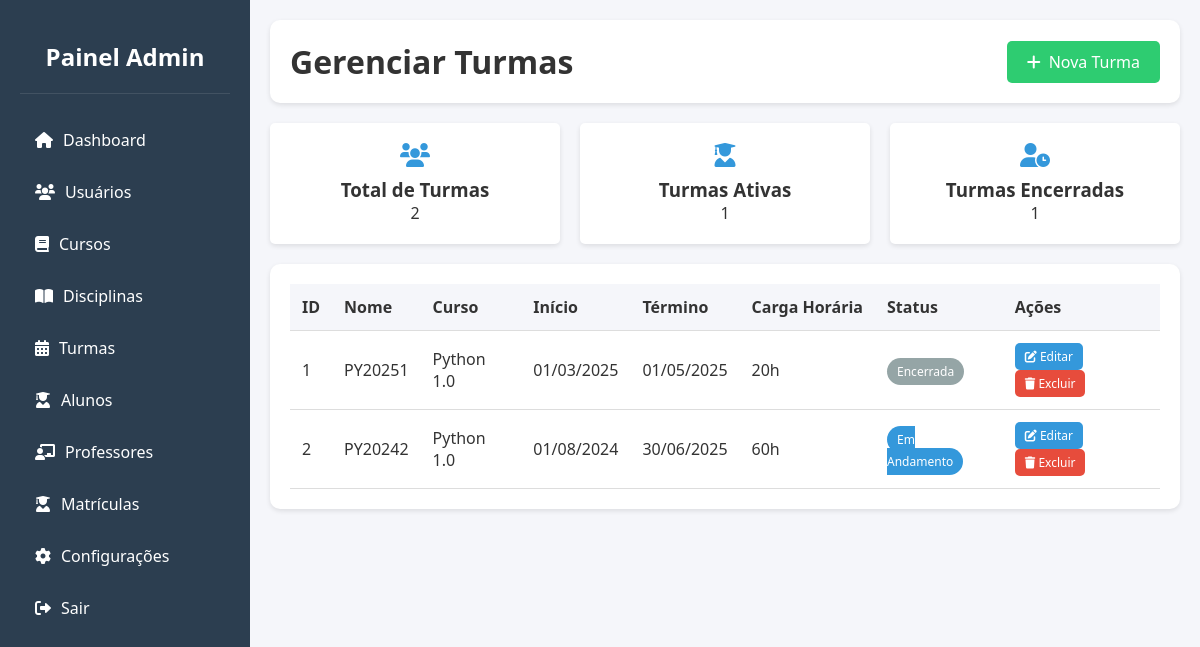
The page /dashboard/turmas/index.php (signed in) on the database its author committed.
### tables this page shows
CREATE TABLE `turma` (
  `id` int(11) NOT NULL,
  `nome` varchar(128) DEFAULT NULL,
  `data_inicio` timestamp NOT NULL DEFAULT current_timestamp(),
  `data_final` timestamp NOT NULL DEFAULT current_timestamp(),
  `carga_horaria` int(11) DEFAULT NULL,
  `id_curso` int(11) DEFAULT NULL
);

CREATE TABLE `curso` (
  `id` int(11) NOT NULL,
  `nome` varchar(128) DEFAULT NULL,
  `unidade` varchar(128) DEFAULT NULL,
  `duracao` varchar(16) DEFAULT NULL,
  `status` tinyint(1) DEFAULT 1,
  `data_criacao` timestamp NOT NULL DEFAULT current_timestamp(),
  `ultima_atualizacao` timestamp NOT NULL DEFAULT current_timestamp() ON UPDATE current_timestamp()
);

### dashboard/turmas/index.php (the view, shortened to what this page needs)
<?php
include '../assets/layouts/verify.php';
$query_turmas = "SELECT t.*, c.nome as nome_curso FROM TURMA t
                 LEFT JOIN CURSO c ON t.id_curso = c.id
                 ORDER BY t.data_inicio DESC";
$result_turmas = $conn->query($query_turmas);
$total_turmas = $result_turmas->num_rows;
$turmas_ativas = $conn->query("SELECT COUNT(*) as count FROM TURMA WHERE data_final > NOW()")->fetch_assoc()['count'];
$turmas_encerradas = $total_turmas - $turmas_ativas;
?>
<!DOCTYPE html>
<html lang="pt-BR">
<head>
    <link rel="stylesheet" href="https://cdnjs.cloudflare.com/ajax/libs/font-awesome/6.0.0/css/all.min.css">
    <link rel="stylesheet" href="../assets/css/style.css">
</head>
<body>
    <div class="dashboard">
        <?php include '../assets/layouts/sidebar.php'; ?>
        <div class="main-content">
            <div class="header">
                <h1>Gerenciar Turmas</h1>
                <a href="novo" class="btn-new">
                    <i class="fas fa-plus"></i> Nova Turma
                </a>
            </div>
            <div class="stats">
                <div class="stat-card">
                    <i class="fas fa-users"></i>
                    <h3>Total de Turmas</h3>
                    <p><?php echo $total_turmas; ?></p>
                </div>
                <div class="stat-card">
                    <i class="fas fa-user-graduate"></i>
                    <h3>Turmas Ativas</h3>
                    <p><?php echo $turmas_ativas; ?></p>
                </div>
                <div class="stat-card">
                    <i class="fas fa-user-clock"></i>
                    <h3>Turmas Encerradas</h3>
                    <p><?php echo $turmas_encerradas; ?></p>
                </div>
            </div>
            <div class="table-container">
                <table>
                    <thead>
                        <tr>
                            <th>ID</th>
                            <th>Nome</th>
                            <th>Curso</th>
                            <th>Início</th>
                            <th>Término</th>
                            <th>Carga Horária</th>
                            <th>Status</th>
                            <th>Ações</th>
                        </tr>
                    </thead>
                    <tbody>
                        <?php while($turma = $result_turmas->fetch_assoc()): ?>
                        <tr>
                            <td><?php echo htmlspecialchars($turma['id']); ?></td>
                            <td><?php echo htmlspecialchars($turma['nome']); ?></td>
                            <td><?php echo htmlspecialchars($turma['nome_curso']); ?></td>
                            <td><?php echo date('d/m/Y', strtotime($turma['data_inicio'])); ?></td>
                            <td><?php echo date('d/m/Y', strtotime($turma['data_final'])); ?></td>
                            <td><?php echo htmlspecialchars($turma['carga_horaria']) . 'h'; ?></td>
                            <td>
                                <span class="badge <?php echo strtotime($turma['data_final']) > time() ? 'badge-admin' : 'badge-user'; ?>">
                                    <?php echo strtotime($turma['data_final']) > time() ? 'Em Andamento' : 'Encerrada'; ?>
                                </span>
                            </td>
                            <td>
                                <a href="editar?id=<?php echo $turma['id']; ?>" class="btn btn-primary btn-sm">
                                    <i class="fas fa-edit"></i> Editar
                                </a>
                                <a href="#" onclick="showDeleteConfirmation(<?php echo $turma['id']; ?>)" class="btn btn-danger btn-sm">
                                    <i class="fas fa-trash"></i> Excluir
                                </a>
                            </td>
                        </tr>
                        <?php endwhile; ?>
                    </tbody>
                </table>
            </div>
        </div>
    </div>
</body>
</html>

### dashboard/assets/css/style.css (style rules this page uses)
* { margin: 0; padding: 0; box-sizing: border-box; font-family: 'Segoe UI', Tahoma, Geneva, Verdana, sans-serif; }
:root { --primary-color: #2c3e50; --secondary-color: #34495e; --accent-color: #3498db; --text-color: #333; --light-bg: #f5f6fa; --success-color: #2ecc71; --warning-color: #f1c40f; --danger-color: #e74c3c; }
body { background-color: var(--light-bg); color: var(--text-color); }
.dashboard { display: flex; min-height: 100vh; }
.main-content { flex: 1; padding: 20px; overflow-x: auto; }
.header { background-color: white; padding: 20px; border-radius: 10px; box-shadow: 0 2px 5px rgba(0,0,0,0.1); margin-bottom: 20px; display: flex; justify-content: space-between; align-items: center; flex-wrap: wrap; gap: 10px; }
.table-container { background-color: white; padding: 20px; border-radius: 10px; box-shadow: 0 2px 5px rgba(0,0,0,0.1); overflow-x: auto; }
table { width: 100%; border-collapse: collapse; min-width: 600px; }
th, td { padding: 12px; text-align: left; border-bottom: 1px solid #ddd; }
th { background-color: var(--light-bg); white-space: nowrap; }
.btn { padding: 8px 15px; border: none; border-radius: 5px; cursor: pointer; color: white; text-decoration: none; display: inline-block; text-align: center; }
.btn-sm { padding: 5px 10px; font-size: 12px; }
.btn-primary { background-color: var(--accent-color); }
.btn-danger { background-color: var(--danger-color); }
.badge { padding: 5px 10px; border-radius: 15px; font-size: 12px; }
.badge-admin { background: #3498db; color: white; }
.badge-user { background: #95a5a6; color: white; }
.btn-new { background: #2ecc71; color: white; padding: 10px 20px; border-radius: 5px; text-decoration: none; display: inline-flex; align-items: center; gap: 8px; }
.stats { display: grid; grid-template-columns: repeat(auto-fit, minmax(200px, 1fr)); gap: 20px; margin-bottom: 20px; }
.stat-card { background: white; padding: 20px; border-radius: 5px; box-shadow: 0 2px 5px rgba(0,0,0,0.1); text-align: center; }
.stat-card i { font-size: 24px; margin-bottom: 10px; color: #3498db; }

### rows shown on the page
turma: id "1", nome "PY20251", id_curso.nome "Python 1.0", data_inicio "01/03/2025", data_final "01/05/2025", carga_horaria "20", shows "Encerrada"
turma: id "2", nome "PY20242", id_curso.nome "Python 1.0", data_inicio "01/08/2024", data_final "30/06/2025", carga_horaria "60", shows "Em Andamento"

### other values the page prints
$total_turmas "2"
$turmas_ativas "1"
$turmas_encerradas "1"
